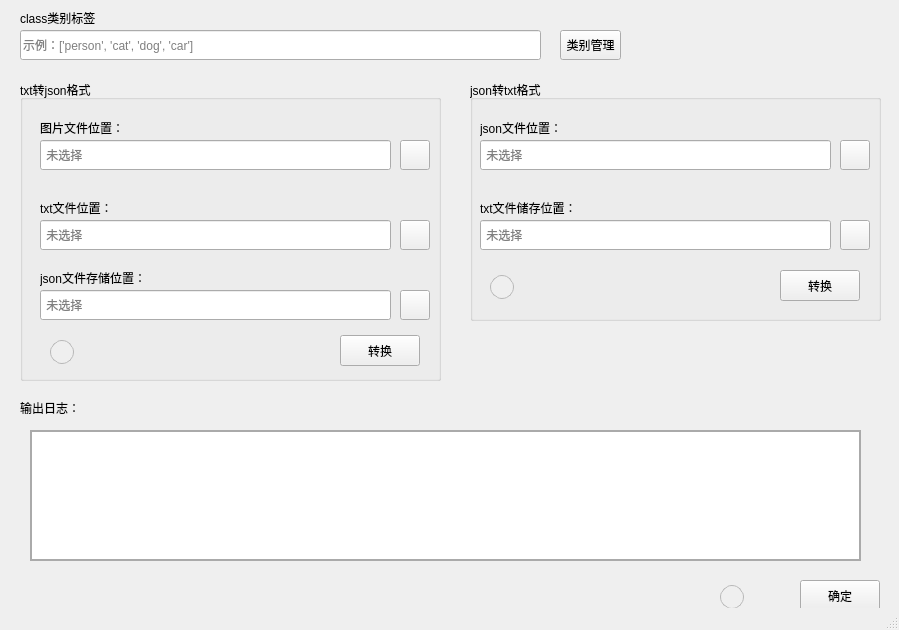
<?xml version="1.0" encoding="UTF-8"?>
<ui version="4.0">
 <class>MainWindow</class>
 <widget class="QMainWindow" name="MainWindow">
  <property name="geometry">
   <rect>
    <x>0</x>
    <y>0</y>
    <width>899</width>
    <height>630</height>
   </rect>
  </property>
  <property name="minimumSize">
   <size>
    <width>899</width>
    <height>630</height>
   </size>
  </property>
  <property name="windowTitle">
   <string>COCO-YOLO</string>
  </property>
  <property name="styleSheet">
   <string notr="true">/*            QWidget {
                background-color: white;
            }</string>
  </property>
  <widget class="QWidget" name="centralwidget">
   <widget class="QGroupBox" name="groupBox_2">
    <property name="geometry">
     <rect>
      <x>470</x>
      <y>80</y>
      <width>411</width>
      <height>241</height>
     </rect>
    </property>
    <property name="title">
     <string>json转txt格式</string>
    </property>
    <widget class="QPushButton" name="pushButton_2">
     <property name="geometry">
      <rect>
       <x>370</x>
       <y>140</y>
       <width>30</width>
       <height>30</height>
      </rect>
     </property>
     <property name="text">
      <string/>
     </property>
     <property name="icon">
      <iconset theme="folder-open"/>
     </property>
    </widget>
    <widget class="QLineEdit" name="lineEdit_2">
     <property name="geometry">
      <rect>
       <x>10</x>
       <y>140</y>
       <width>351</width>
       <height>30</height>
      </rect>
     </property>
     <property name="placeholderText">
      <string> 未选择</string>
     </property>
    </widget>
    <widget class="QLineEdit" name="lineEdit_1">
     <property name="geometry">
      <rect>
       <x>10</x>
       <y>60</y>
       <width>351</width>
       <height>30</height>
      </rect>
     </property>
     <property name="placeholderText">
      <string> 未选择</string>
     </property>
    </widget>
    <widget class="QLabel" name="label_6">
     <property name="geometry">
      <rect>
       <x>10</x>
       <y>120</y>
       <width>131</width>
       <height>16</height>
      </rect>
     </property>
     <property name="text">
      <string>txt文件储存位置：</string>
     </property>
    </widget>
    <widget class="QPushButton" name="pushButton_1">
     <property name="geometry">
      <rect>
       <x>370</x>
       <y>60</y>
       <width>30</width>
       <height>30</height>
      </rect>
     </property>
     <property name="text">
      <string/>
     </property>
     <property name="icon">
      <iconset theme="folder-open"/>
     </property>
    </widget>
    <widget class="QLabel" name="label_5">
     <property name="geometry">
      <rect>
       <x>10</x>
       <y>40</y>
       <width>111</width>
       <height>16</height>
      </rect>
     </property>
     <property name="text">
      <string>json文件位置：</string>
     </property>
    </widget>
    <widget class="QPushButton" name="pushButton_start_1">
     <property name="geometry">
      <rect>
       <x>310</x>
       <y>190</y>
       <width>80</width>
       <height>31</height>
      </rect>
     </property>
     <property name="text">
      <string>转换</string>
     </property>
    </widget>
    <widget class="QPushButton" name="pushButton_help_2">
     <property name="geometry">
      <rect>
       <x>20</x>
       <y>195</y>
       <width>24</width>
       <height>24</height>
      </rect>
     </property>
     <property name="styleSheet">
      <string notr="true">QPushButton {
    border: 1px solid palette(mid);
    border-radius: 12px;
    color: palette(button-text);
    background: palette(button);
}

QPushButton:pressed {
    background: #f3f3f3
}
</string>
     </property>
     <property name="text">
      <string/>
     </property>
     <property name="icon">
      <iconset theme="help-browser"/>
     </property>
    </widget>
   </widget>
   <widget class="QPushButton" name="pushButton_quit">
    <property name="geometry">
     <rect>
      <x>800</x>
      <y>580</y>
      <width>80</width>
      <height>31</height>
     </rect>
    </property>
    <property name="text">
     <string>确定</string>
    </property>
   </widget>
   <widget class="QPushButton" name="pushButton_help">
    <property name="geometry">
     <rect>
      <x>720</x>
      <y>585</y>
      <width>24</width>
      <height>24</height>
     </rect>
    </property>
    <property name="styleSheet">
     <string notr="true">QPushButton {
    border: 1px solid palette(mid);
    border-radius: 12px;
    color: palette(button-text);
    background: palette(button);
}

QPushButton:pressed {
    background: #f3f3f3
}
</string>
    </property>
    <property name="text">
     <string/>
    </property>
    <property name="icon">
     <iconset theme="help-browser"/>
    </property>
   </widget>
   <widget class="QLineEdit" name="lineEdit">
    <property name="geometry">
     <rect>
      <x>20</x>
      <y>30</y>
      <width>521</width>
      <height>30</height>
     </rect>
    </property>
    <property name="readOnly">
     <bool>true</bool>
    </property>
    <property name="placeholderText">
     <string>示例：['person', 'cat', 'dog', 'car']</string>
    </property>
   </widget>
   <widget class="QTextEdit" name="textEdit_2">
    <property name="geometry">
     <rect>
      <x>30</x>
      <y>430</y>
      <width>831</width>
      <height>131</height>
     </rect>
    </property>
    <property name="styleSheet">
     <string notr="true">
/*QTextEdit {
			color: gray
            }     */

QTextEdit {
                border: 2px solid #aaa;

                background-color: white;
                padding: 5px;

                box-shadow: 0px 4px 6px rgba(0, 0, 0, 0.1);
            }</string>
    </property>
    <property name="readOnly">
     <bool>true</bool>
    </property>
   </widget>
   <widget class="QLabel" name="label_4">
    <property name="geometry">
     <rect>
      <x>20</x>
      <y>400</y>
      <width>61</width>
      <height>16</height>
     </rect>
    </property>
    <property name="text">
     <string>输出日志：</string>
    </property>
   </widget>
   <widget class="QLabel" name="label_7">
    <property name="geometry">
     <rect>
      <x>20</x>
      <y>10</y>
      <width>91</width>
      <height>16</height>
     </rect>
    </property>
    <property name="text">
     <string>class类别标签</string>
    </property>
   </widget>
   <widget class="QPushButton" name="pushButton_class">
    <property name="geometry">
     <rect>
      <x>560</x>
      <y>30</y>
      <width>61</width>
      <height>30</height>
     </rect>
    </property>
    <property name="text">
     <string>类别管理</string>
    </property>
   </widget>
   <widget class="QGroupBox" name="groupBox_3">
    <property name="geometry">
     <rect>
      <x>20</x>
      <y>80</y>
      <width>421</width>
      <height>301</height>
     </rect>
    </property>
    <property name="title">
     <string>txt转json格式</string>
    </property>
    <widget class="QLabel" name="label_13">
     <property name="geometry">
      <rect>
       <x>20</x>
       <y>190</y>
       <width>111</width>
       <height>16</height>
      </rect>
     </property>
     <property name="text">
      <string>json文件存储位置：</string>
     </property>
    </widget>
    <widget class="QLineEdit" name="lineEdit_5">
     <property name="geometry">
      <rect>
       <x>20</x>
       <y>210</y>
       <width>351</width>
       <height>30</height>
      </rect>
     </property>
     <property name="placeholderText">
      <string> 未选择</string>
     </property>
    </widget>
    <widget class="QLabel" name="label_14">
     <property name="geometry">
      <rect>
       <x>20</x>
       <y>120</y>
       <width>101</width>
       <height>16</height>
      </rect>
     </property>
     <property name="text">
      <string>txt文件位置：</string>
     </property>
    </widget>
    <widget class="QLineEdit" name="lineEdit_4">
     <property name="geometry">
      <rect>
       <x>20</x>
       <y>140</y>
       <width>351</width>
       <height>30</height>
      </rect>
     </property>
     <property name="placeholderText">
      <string> 未选择</string>
     </property>
    </widget>
    <widget class="QPushButton" name="pushButton_4">
     <property name="geometry">
      <rect>
       <x>380</x>
       <y>140</y>
       <width>30</width>
       <height>30</height>
      </rect>
     </property>
     <property name="text">
      <string/>
     </property>
     <property name="icon">
      <iconset theme="folder-open"/>
     </property>
    </widget>
    <widget class="QPushButton" name="pushButton_5">
     <property name="geometry">
      <rect>
       <x>380</x>
       <y>210</y>
       <width>30</width>
       <height>30</height>
      </rect>
     </property>
     <property name="text">
      <string/>
     </property>
     <property name="icon">
      <iconset theme="folder-open"/>
     </property>
    </widget>
    <widget class="QLabel" name="label_16">
     <property name="geometry">
      <rect>
       <x>20</x>
       <y>40</y>
       <width>101</width>
       <height>16</height>
      </rect>
     </property>
     <property name="text">
      <string>图片文件位置：</string>
     </property>
    </widget>
    <widget class="QLineEdit" name="lineEdit_3">
     <property name="geometry">
      <rect>
       <x>20</x>
       <y>60</y>
       <width>351</width>
       <height>30</height>
      </rect>
     </property>
     <property name="placeholderText">
      <string> 未选择</string>
     </property>
    </widget>
    <widget class="QPushButton" name="pushButton_3">
     <property name="geometry">
      <rect>
       <x>380</x>
       <y>60</y>
       <width>30</width>
       <height>30</height>
      </rect>
     </property>
     <property name="text">
      <string/>
     </property>
     <property name="icon">
      <iconset theme="emblem-photos"/>
     </property>
    </widget>
    <widget class="QPushButton" name="pushButton_start_2">
     <property name="geometry">
      <rect>
       <x>320</x>
       <y>255</y>
       <width>80</width>
       <height>31</height>
      </rect>
     </property>
     <property name="text">
      <string>转换</string>
     </property>
    </widget>
    <widget class="QPushButton" name="pushButton_help_3">
     <property name="geometry">
      <rect>
       <x>30</x>
       <y>260</y>
       <width>24</width>
       <height>24</height>
      </rect>
     </property>
     <property name="styleSheet">
      <string notr="true">QPushButton {
    border: 1px solid palette(mid);
    border-radius: 12px;
    color: palette(button-text);
    background: palette(button);
}

QPushButton:pressed {
    background: #f3f3f3
}
</string>
     </property>
     <property name="text">
      <string/>
     </property>
     <property name="icon">
      <iconset theme="help-browser"/>
     </property>
    </widget>
   </widget>
  </widget>
  <widget class="QMenuBar" name="menubar">
   <property name="geometry">
    <rect>
     <x>0</x>
     <y>0</y>
     <width>899</width>
     <height>33</height>
    </rect>
   </property>
  </widget>
  <widget class="QStatusBar" name="statusbar"/>
 </widget>
 <resources/>
 <connections/>
</ui>
